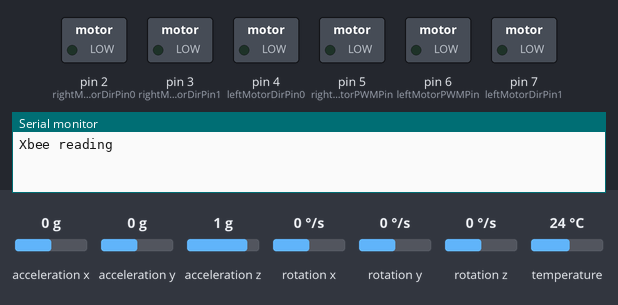
A sketch run on a simulated Arduino Uno, built with avr-gcc and run on an emulated ATmega328P. Parts: switched loads named in the sketch (green lamp = pin HIGH), the last lines printed to the serial monitor. The inputs (shaded band) are chosen by the test bench; at power-on: rotation y 0 °/s, acceleration x 0 g, acceleration y 0 g, acceleration z 1 g, rotation x 0 °/s, rotation z 0 °/s, temperature 24 °C.

Above: at 0.1 s.
At 2.2 s:
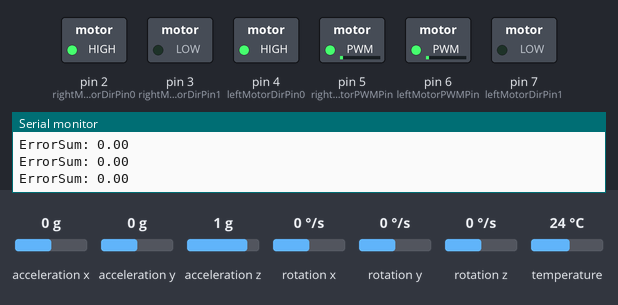
2.3 s: rotation y set to -192 °/s
At 3.54 s:
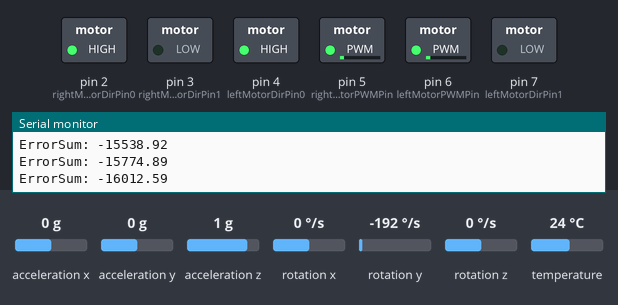
Timing chart, 0 to 11.3 s (numbered marks = the images above; inputs shaded):
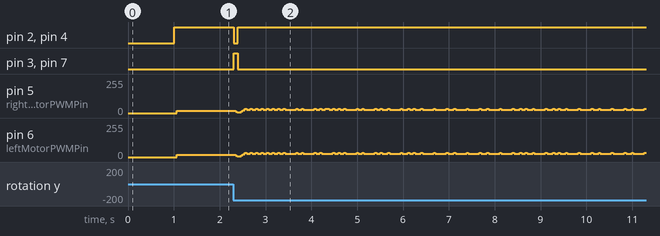

The sketch:

carlab_v3.ino
```cpp
// Basic demo for accelerometer readings from Adafruit MPU6050

#include <Adafruit_MPU6050.h>
#include <Adafruit_Sensor.h>
#include <Wire.h>

Adafruit_MPU6050 mpu;

//had to adjust
int leftMotorPWMPin = 6;
int leftMotorDirPin0 = 4;
int leftMotorDirPin1 = 7;

int rightMotorPWMPin = 5;
int rightMotorDirPin0 = 2;
int rightMotorDirPin1 = 3;
double time;

char floatstr[10]; // float converted to string
char strbuf[64];

double dt = 0;
double oldTime = 0;
// sampleTime = 0.005;
double PWM = 0;
double BASE_PWM;
// 17, 1.8 work for sure, so do 17.8, 2.4 for balance
// 14, 3, 11(constant pwm) work for going forward at constant speed, not smooth tho
// 18, 2.4, 5.5(constant pwm) works better
double Kp = 17, Ki = 1.74, Kd = 0.8;

double gyroAngle = 0;
double error = 0, errorSum = 0, currentAngle = 0, prevAngle = 0, targetAngle = 0;
sensors_event_t a, g, temp;

void setup(void) {
  Serial.begin(115200);
  // Try to initialize!
  mpu.begin();
  Serial.println("Xbee reading");

  pinMode(leftMotorPWMPin, OUTPUT);
  pinMode(leftMotorDirPin0, OUTPUT);
  pinMode(leftMotorDirPin1, OUTPUT);

  pinMode(rightMotorPWMPin, OUTPUT);
  pinMode(rightMotorDirPin0, OUTPUT);
  pinMode(rightMotorDirPin1, OUTPUT);
// // verify motors operational
  // digitalWrite(leftMotorDirPin0, HIGH);
  // digitalWrite(leftMotorDirPin1, LOW);
  // digitalWrite(rightMotorDirPin0, HIGH);
  // digitalWrite(rightMotorDirPin1, LOW);

  delay(1000);
}

void setMotors(double PWM) {
  if(PWM < 0) {
    digitalWrite(leftMotorDirPin0, HIGH);
    digitalWrite(leftMotorDirPin1, LOW);
    digitalWrite(rightMotorDirPin0, HIGH);
    digitalWrite(rightMotorDirPin1, LOW);
  }
  else {
    digitalWrite(leftMotorDirPin0, LOW);
    digitalWrite(leftMotorDirPin1, HIGH);
    digitalWrite(rightMotorDirPin0, LOW);
    digitalWrite(rightMotorDirPin1, HIGH);
  }
  digitalWrite(leftMotorPWMPin, HIGH);
  digitalWrite(rightMotorPWMPin, HIGH);
  delayMicroseconds(abs(PWM));
  digitalWrite(leftMotorPWMPin, LOW);
  digitalWrite(rightMotorPWMPin, LOW);
  delayMicroseconds(1000 - abs(PWM));

}

// //delay between prints to xbee should be at least 5000 (can get away with like 2500 but will have some missing newlines)
void loop() {
  delay(5);
  Timer();
//delay(1000);
// // verify motors operational
//   digitalWrite(leftMotorPWMPin, HIGH);
//   digitalWrite(rightMotorPWMPin, HIGH);
//   delayMicroseconds(500);
//   digitalWrite(leftMotorPWMPin, LOW);
//   digitalWrite(rightMotorPWMPin, LOW);
//   delayMicroseconds(1000 - 500);
// Serial.println(errorSum);
// delay(100);

//   // setMotors(PWM);


//   //Serial.println(mpu.getMotionInterruptStatus());
//   // Get new sensor events with the readings
//   // mpu.getMotionInterruptStatus();

//   //sprintf doesn't support %f directly -> convert float to string using dtostrf first instead
//   //too much going on with this approach, corrupted output seen in putty
//   //dtostrf(g.gyro.x, 6, 3, floatstr);
//   //sprintf(strbuf, "\rGyro: %s", floatstr);
//   //Serial.println(strbuf);


}

void Timer() {
//   // calculate PID values and update PWM
//   // calculate angle from MPU data
  mpu.getEvent(&a, &g, &temp);
  // Serial.print("X: ");
  // Serial.println(g.gyro.x);
  // Serial.print("Y: ");
  // Serial.println(g.gyro.y);
  // Serial.print("Z: ");
  // Serial.println(g.gyro.z);

  // Get new sensor events with the readings
  // want angular speed to be zero
  time = millis();
  dt = (time - oldTime) / 1000.0;
  oldTime = time;

  currentAngle = currentAngle + (g.gyro.y * RAD_TO_DEG) * dt; // +/- 250 deg/sec (4.36332 rad/sec -> data is in rad/sec)
  // Serial.print("Current Angle:");
  // Serial.println(currentAngle*180/3.14159);
  // Serial.print("sec: ");
  // Serial.println(time/1000);
  if (currentAngle < 0) {
    BASE_PWM = 500;
  } else {
    BASE_PWM = -500;
  }

  error = currentAngle;
  // Serial.print("Error: ");
  // Serial.println(error);
  //delay(1000);
  errorSum += error;
  // errorSum = constrain(errorSum, -15000, 15000);
  Serial.print("ErrorSum: ");
  Serial.println(errorSum);

  //errorSum = constrain(errorSum, -1000.0, 1000.0);
  PWM = BASE_PWM + Kp*(error) + Ki*(errorSum) + Kd*(currentAngle-prevAngle);
 // Serial.print("PWM:");
  //Serial.println(PWM);
  prevAngle = currentAngle;
  PWM = constrain(PWM, -900.0, 900.0);
  setMotors(PWM);
}
```

Measured:
- after the input at 2.3 s, pin 2 (rightMotorDirPin0), pin 4 (leftMotorDirPin0): HIGH → LOW at once, → HIGH 0.09 s later; pin 3 (rightMotorDirPin1), pin 7 (leftMotorDirPin1): LOW → HIGH at once, → LOW 0.09 s later
